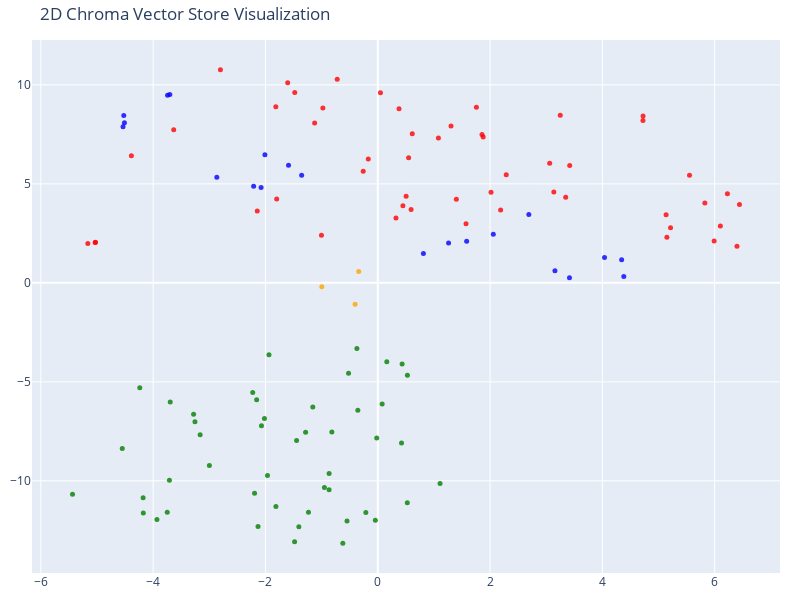

The code cell stored with this chart in its notebook:
### Markdown cell above
## Visualização do banco vetorial

### Code cell
visualizer2d(collection)

### Figure 1 — Plotly figure (JSON) as saved in the notebook; plotly's stock layout.template omitted (floating-point values rounded to 4 significant figures)
{"data": [{"hoverinfo": "text", "marker": {"color": ["orange", "orange", "orange", "blue", "blue", "blue", "blue", "blue", "blue", "blue", "blue", "blue", "blue", "blue", "blue", "blue", "blue", "blue", "blue", "blue", "blue", "blue", "blue", "blue", "green", "green", "green", "green", "green", "green", "green", "green", "green", "green", "green", "green", "green", "green", "green", "green", "green", "green", "green", "green", "green", "green", "green", "green", "green", "green", "green", "green", "green", "green", "green", "green", "green", "green", "green", "green", "green", "green", "green", "green", "green", "green", "green", "green", "green", "green", "green", "red", "red", "red", "red", "red", "red", "red", "red", "red", "red", "red", "red", "red", "red", "red", "red", "red", "red", "red", "red", "red", "red", "red", "red", "red", "red", "red", "red", "red", "red", "red", "red", "red", "red", "red", "red", "red", "red", "red", "red", "red", "red", "red", "red", "red", "red", "red", "red", "red", "red", "red", "red"], "opacity": 0.8, "size": 5}, "mode": "markers", "text": ["Type: company<br>Text: # Overview of Insurellm\n\nInsurellm is an innovative insurance tech firm with 200 employees across th...", "Type: company<br>Text: # About Insurellm\n\nInsurellm was founded by Avery Lancaster in 2015 as an insurance tech startup des...", "Type: company<br>Text: # Careers at Insurellm\n\nInsurellm is hiring! We are looking for talented software engineers, data sc...", "Type: products<br>Text: # Product Summary\n\n# Rellm: AI-Powered Enterprise Reinsurance Solution\n\n## Summary\n\nRellm is an inno...", "Type: products<br>Text: ### Seamless Integrations\nRellm's architecture is designed for effortless integration with existing ...", "Type: products<br>Text: ### Regulatory Compliance Tools\nRellm includes built-in compliance tracking features to help organiz...", "Type: products<br>Text: Join the growing number of organizations leveraging Rellm to enhance their reinsurance processes whi...", "Type: products<br>Text: Experience the future of reinsurance with Rellm, where innovation meets reliability. Let Insurellm h...", "Type: products<br>Text: # Product Summary\n\n# Markellm\n\n## Summary\n\nMarkellm is an innovative two-sided marketplace designed ...", "Type: products<br>Text: - **User-Friendly Interface**: Designed with user experience in mind, Markellm features an intuitive...", "Type: products<br>Text: - **Customer Support**: Our dedicated support team is always available to assist both consumers and ...", "Type: products<br>Text: ### For Insurance Companies:\n- **Basic Listing Fee**: $199/month for a featured listing on the platf...", "Type: products<br>Text: ### Q3 2025\n- Initiate a comprehensive marketing campaign targeting both consumers and insurers to i...", "Type: products<br>Text: # Product Summary\n\n# Carllm\n\n## Summary\n\nCarllm is an innovative auto insurance product developed by...", "Type: products<br>Text: - **Instant Quoting**: With Carllm, insurance companies can offer near-instant quotes to customers, ...", "Type: products<br>Text: - **Mobile Integration**: Carllm is designed to work seamlessly with mobile applications, providing ...", "Type: products<br>Text: - **Professional Tier**: $2,500/month\n  - For medium-sized companies.\n  - All Basic Tier features pl...", "Type: products<br>Text: ### Q2 2025: Customer Experience Improvements\n- Launch of a new **mobile app** for end-users.\n- Intr...", "Type: products<br>Text: # Product Summary\n\n# Homellm\n\n## Summary\nHomellm is an innovative home insurance product developed b...", "Type: products<br>Text: ### 2. Dynamic Pricing Model\nWith Homellm's innovative dynamic pricing model, insurance providers ca...", "Type: products<br>Text: ### 5. Multi-Channel Integration\nHomellm seamlessly integrates into existing insurance platforms, pr...", "Type: products<br>Text: - **Basic Tier:** Starting at $5,000/month for small insurers with basic integration features.\n- **S...", "Type: products<br>Text: All tiers include a comprehensive training program and ongoing updates to ensure optimal performance...", "Type: products<br>Text: With Homellm, Insurellm is committed to transforming the landscape of home insurance, ensuring both ...", "Type: employees<br>Text: # HR Record\n\n# Jordan K. Bishop\n\n## Summary\n- **Date of Birth:** March 15, 1990\n- **Job Title:** Fro...", "Type: employees<br>Text: ## Annual Performance History\n- **2019:** Exceeds Expectations - Continuously delivered high-quality...", "Type: employees<br>Text: ## Compensation History\n- **June 2018:** Starting Salary - $85,000\n- **June 2019:** Salary Increase ...", "Type: employees<br>Text: ## Other HR Notes\n- Jordan K. Bishop has been an integral part of club initiatives, including the In...", "Type: employees<br>Text: # Samantha Greene\n\n## Summary\n- **Date of Birth:** October 14, 1990\n- **Job Title:** HR Generalist\n-...", "Type: employees<br>Text: ## Annual Performance History\n- **2020:** Exceeds Expectations  \n  Samantha Greene demonstrated exce...", "Type: employees<br>Text: ## Compensation History\n- **2020:** Base Salary - $55,000  \n  The entry-level salary matched industr...", "Type: employees<br>Text: - **2023:** Base Salary - $70,000  \n  Recognized for substantial improvement in employee relations m...", "Type: employees<br>Text: # Avery Lancaster\n\n## Summary\n- **Date of Birth**: March 15, 1985  \n- **Job Title**: Co-Founder & Ch...", "Type: employees<br>Text: - **2010 - 2013**: Business Analyst at Edge Analytics  \n  Prior to joining Innovate, Avery worked as...", "Type: employees<br>Text: - **2018**: **Exceeds Expectations**  \n  Under Avery’s pivoted vision, Insurellm launched two new su...", "Type: employees<br>Text: - **2022**: **Satisfactory**  \n  Avery focused on rebuilding team dynamics and addressing employee c...", "Type: employees<br>Text: ## Compensation History\n- **2015**: $150,000 base salary + Significant equity stake  \n- **2016**: $1...", "Type: employees<br>Text: ## Other HR Notes\n- **Professional Development**: Avery has actively participated in leadership trai...", "Type: employees<br>Text: # HR Record\n\n# Emily Tran\n\n## Summary\n- **Date of Birth:** March 18, 1991  \n- **Job Title:** Digital...", "Type: employees<br>Text: - **January 2017 - May 2018**: Marketing Intern  \n  - Supported the Marketing team by collaborating ...", "Type: employees<br>Text: - **2021**:  \n  - Performance Rating: Meets Expectations  \n  - Key Achievements: Contributed to the ...", "Type: employees<br>Text: - **Professional Development Goals**:  \n  - Emily Tran aims to become a Marketing Manager within the...", "Type: employees<br>Text: # HR Record\n\n# Jordan Blake\n\n## Summary\n- **Date of Birth:** March 15, 1993  \n- **Job Title:** Sales...", "Type: employees<br>Text: ## Annual Performance History\n- **2021:** First year at Insurellm; achieved 90% of monthly targets. ...", "Type: employees<br>Text: ## Other HR Notes\n- Jordan has shown an interest in continuing education, actively participating in ...", "Type: employees<br>Text: # HR Record\n\n# Oliver Spencer\n\n## Summary\n- **Date of Birth**: May 14, 1990  \n- **Job Title**: Backe...", "Type: employees<br>Text: ## Annual Performance History\n- **2018**: **3/5** - Adaptable team player but still learning to take...", "Type: employees<br>Text: ## Compensation History\n- **March 2018**: Initial salary of $80,000.\n- **July 2019**: Salary increas...", "Type: employees<br>Text: # HR Record\n\n# Alex Chen\n\n## Summary\n- **Date of Birth:** March 15, 1990  \n- **Job Title:** Backend ...", "Type: employees<br>Text: ## Annual Performance History\n- **2020:**  \n  - Completed onboarding successfully.  \n  - Met expecta...", "Type: employees<br>Text: ## Compensation History\n- **2020:** Base Salary: $80,000  \n- **2021:** Base Salary Increase to $90,0...", "Type: employees<br>Text: Alex Chen continues to be a vital asset at Insurellm, contributing significantly to innovative backe...", "Type: employees<br>Text: # HR Record\n\n# Alex Harper\n\n## Summary\n- **Date of Birth**: March 15, 1993  \n- **Job Title**: Sales ...", "Type: employees<br>Text: ## Annual Performance History  \n- **2021**:  \n  - **Performance Rating**: 4.5/5  \n  - **Key Achievem...", "Type: employees<br>Text: - **2022**:  \n  - **Base Salary**: $65,000 (Promotion to Senior SDR)  \n  - **Bonus**: $13,000 (20% o...", "Type: employees<br>Text: # HR Record\n\n# Alex Thomson\n\n## Summary\n- **Date of Birth:** March 15, 1995  \n- **Job Title:** Sales...", "Type: employees<br>Text: ## Annual Performance History  \n- **2022** - Rated as \"Exceeds Expectations.\" Alex Thomson achieved ...", "Type: employees<br>Text: ## Other HR Notes\n- Alex Thomson is an active member of the Diversity and Inclusion committee at Ins...", "Type: employees<br>Text: # HR Record\n\n# Emily Carter\n\n## Summary\n- **Date of Birth:** August 12, 1990  \n- **Job Title:** Acco...", "Type: employees<br>Text: - **2017-2019:** Marketing Intern  \n  - Assisted with market research and campaign development for s...", "Type: employees<br>Text: ## Compensation History\n| Year | Base Salary | Bonus         | Total Compensation |\n|------|--------...", "Type: employees<br>Text: Emily Carter exemplifies the kind of talent that drives Insurellm's success and is an invaluable ass...", "Type: employees<br>Text: # HR Record\n\n# Samuel Trenton\n\n## Summary\n- **Date of Birth:** April 12, 1989  \n- **Job Title:** Sen...", "Type: employees<br>Text: ## Annual Performance History\n- **2023:** Rating: 4.5/5  \n  *Samuel exceeded expectations, successfu...", "Type: employees<br>Text: ## Compensation History\n- **2023:** Base Salary: $115,000 + Bonus: $15,000  \n  *Annual bonus based o...", "Type: employees<br>Text: - **Engagement in Company Culture:** Regularly participates in team-building events and contributes ...", "Type: employees<br>Text: # HR Record\n\n# Maxine Thompson\n\n## Summary\n- **Date of Birth:** January 15, 1991  \n- **Job Title:** ...", "Type: employees<br>Text: ## Insurellm Career Progression\n- **January 2017 - October 2018**: **Junior Data Engineer**  \n  * Ma...", "Type: employees<br>Text: ## Annual Performance History\n- **2017**: *Meets Expectations*  \n  Maxine showed potential in her ro...", "Type: employees<br>Text: - **2021**: *Exceeds Expectations*  \n  Maxine spearheaded the transition to a new data warehousing s...", "Type: employees<br>Text: ## Compensation History\n- **2017**: $70,000 (Junior Data Engineer)  \n- **2018**: $75,000 (Junior Dat...", "Type: contracts<br>Text: # Contract with Pinnacle Insurance Co. for Homellm\n\n## Terms\nThis contract (\"Contract\") is entered i...", "Type: contracts<br>Text: ## Renewal\n1. **Renewal Terms**: At the end of the initial term, this Contract shall automatically r...", "Type: contracts<br>Text: ## Features\n1. **AI-Powered Risk Assessment**: Utilized for tailored underwriting decisions specific...", "Type: contracts<br>Text: ## Support\n1. **Technical Support**: Insurellm shall provide 24/7 technical support via an email and...", "Type: contracts<br>Text: # Contract with Roadway Insurance Inc. for Carllm\n\n---\n\n## Terms\n\n1. **Agreement Effective Date**: T...", "Type: contracts<br>Text: ---\n\n## Renewal\n\n1. **Automatic Renewal**: This agreement will automatically renew for an additional...", "Type: contracts<br>Text: ---\n\n## Features\n\n1. **Access to Core Features**: Roadway Insurance Inc. will have access to all Pro...", "Type: contracts<br>Text: ---\n\n## Support\n\n1. **Technical Support**: Roadway Insurance Inc. will receive priority technical su...", "Type: contracts<br>Text: # Contract with TechDrive Insurance for Carllm\n\n**Contract Date:** October 1, 2024  \n**Contract Dura...", "Type: contracts<br>Text: ## Renewal\n\n1. **Automatic Renewal**: This contract shall automatically renew for additional one-yea...", "Type: contracts<br>Text: ## Support\n\n1. **Customer Support**: Insurellm will provide 24/7 customer support to TechDrive Insur...", "Type: contracts<br>Text: **TechDrive Insurance Representative:**  \nName: Sarah Johnson  \nTitle: Operations Director  \nDate: _...", "Type: contracts<br>Text: # Contract with GreenField Holdings for Markellm\n\n**Effective Date:** November 15, 2023  \n**Contract...", "Type: contracts<br>Text: ## Renewal\n1. **Automatic Renewal**: This contract will automatically renew for sequential one-year ...", "Type: contracts<br>Text: ## Features\n1. **AI-Powered Matching**: Access to advanced algorithms that connect GreenField Holdin...", "Type: contracts<br>Text: ## Support\n1. **Customer Support Access**: The Client will have access to dedicated support through ...", "Type: contracts<br>Text: **Signatures:**  \n_________________________                           _________________________  \n**...", "Type: contracts<br>Text: # Contract with BrightWay Solutions for Markellm\n\n**Contract Date:** October 5, 2023  \n**Contract ID...", "Type: contracts<br>Text: 3. **Service Level Agreement (SLA):**  \n   Insurellm commits to a 99.9% uptime for the platform with...", "Type: contracts<br>Text: 2. **Real-Time Quote Availability:**  \n   Consumers sourced via BrightWay Solutions will receive rea...", "Type: contracts<br>Text: 3. **Training and Onboarding:**  \n   Insurellm agrees to provide one free training session on how to...", "Type: contracts<br>Text: # Contract with Velocity Auto Solutions for Carllm\n\n**Contract Date:** October 1, 2023  \n**Contract ...", "Type: contracts<br>Text: ## Renewal\n\n1. **Automatic Renewal**: This contract will automatically renew for successive 12-month...", "Type: contracts<br>Text: ## Support\n\n1. **Customer Support**: Velocity Auto Solutions will have access to Insurellm’s custome...", "Type: contracts<br>Text: # Contract with GreenValley Insurance for Homellm\n\n**Contract Date:** October 6, 2023  \n**Contract N...", "Type: contracts<br>Text: 4. **Confidentiality:** Both parties agree to maintain the confidentiality of proprietary informatio...", "Type: contracts<br>Text: 1. **AI-Powered Risk Assessment:** Access to advanced AI algorithms for real-time risk evaluations.\n...", "Type: contracts<br>Text: 3. **Regular Updates:** Insurellm will offer ongoing updates and enhancements to the Homellm platfor...", "Type: contracts<br>Text: # Contract with Stellar Insurance Co. for Rellm\n\n## Terms\nThis contract is made between **Insurellm*...", "Type: contracts<br>Text: ### Termination\nEither party may terminate this agreement with a **30-day written notice**. In the e...", "Type: contracts<br>Text: ## Features\nStellar Insurance Co. will receive access to the following features of the Rellm product...", "Type: contracts<br>Text: ## Support\nInsurellm provides Stellar Insurance Co. with the following support services:\n\n- **24/7 T...", "Type: contracts<br>Text: # Contract with Belvedere Insurance for Markellm\n\n## Terms\nThis Contract (\"Agreement\") is made and e...", "Type: contracts<br>Text: ## Renewal\n1. **Renewal Terms**: This Agreement may be renewed for additional one-year terms upon mu...", "Type: contracts<br>Text: ## Features\n1. **AI-Powered Matching**: Belvedere Insurance will benefit from Markellm's AI-powered ...", "Type: contracts<br>Text: ## Support\n1. **Technical Support**: Technical support will be available from 9 AM to 7 PM EST, Mond...", "Type: contracts<br>Text: **Belvedere Insurance**  \nSignature: ______________________  \nName: [Authorized Signatory]  \nTitle: ...", "Type: contracts<br>Text: # Contract with Greenstone Insurance for Homellm\n\n---\n\n## Terms\n\n1. **Parties**: This Contract (\"Agr...", "Type: contracts<br>Text: 4. **Payment Terms**: \n   - The Customer shall pay an amount of $10,000 per month for the Standard T...", "Type: contracts<br>Text: ---\n\n## Features\n\n- **AI-Powered Risk Assessment**: Customer will have access to enhanced risk evalu...", "Type: contracts<br>Text: - **Customer Portal**: A dedicated portal will be provided, allowing the Customer's clients to manag...", "Type: contracts<br>Text: ______________________________  \n[Name], [Title]  \nDate: ______________________\n\n**For Greenstone In...", "Type: contracts<br>Text: # Contract with Apex Reinsurance for Rellm: AI-Powered Enterprise Reinsurance Solution\n\n## Terms\n\n1....", "Type: contracts<br>Text: ## Renewal\n\n1. **Automatic Renewal**: This Agreement will automatically renew for successive one-yea...", "Type: contracts<br>Text: 2. **Seamless Integrations**: The architecture of Rellm allows for easy integration with existing sy...", "Type: contracts<br>Text: 1. **Technical Support**: Provider shall offer dedicated technical support to the Client via phone, ...", "Type: contracts<br>Text: **Insurellm, Inc.**  \n_____________________________  \nAuthorized Signature   \nDate: ________________...", "Type: contracts<br>Text: # Contract with EverGuard Insurance for Rellm: AI-Powered Enterprise Reinsurance Solution\n\n**Contrac...", "Type: contracts<br>Text: 4. **Usage Rights**: EverGuard Insurance is granted a non-exclusive, non-transferable license to acc...", "Type: contracts<br>Text: 1. **Core Functionality**: Rellm provides EverGuard Insurance with advanced AI-driven analytics, sea...", "Type: contracts<br>Text: 1. **Customer Support**: Insurellm will provide EverGuard Insurance with 24/7 customer support, incl...", "Type: contracts<br>Text: ---\n\n**Signatures**  \n**For Insurellm**: __________________________  \n**Name**: John Smith  \n**Title..."], "type": "scatter", "x": [-0.3386, -0.4033, -0.9964, 1.583, 2.058, 2.69, 1.261, 0.8128, -4.511, -4.523, -3.702, -3.743, -4.536, 3.414, 3.155, 4.038, 4.343, 4.381, -2.078, -2.21, -1.589, -2.009, -2.866, -1.355, -0.8173, -4.175, -1.481, -0.01837, -2.998, -3.71, -2.194, -1.964, -0.3714, 0.161, 0.5281, 0.4336, -0.6221, -0.5199, -3.279, -3.255, 0.5259, -3.696, -2.071, -0.8661, 0.4237, -1.285, -3.749, -0.8667, -1.445, -3.932, -0.9497, -1.937, -2.018, -0.5472, -0.04301, -2.157, -0.2121, -2.226, -3.163, 1.109, -1.814, -4.237, -1.157, -1.233, -1.405, -5.435, -4.55, -0.3548, -4.178, 0.07864, -2.132, 1.305, -5.026, -2.146, 0.6143, 6.226, 5.551, -1.003, 5.149, 6.441, 6.101, 5.99, 6.397, -0.7219, -5.033, -4.387, -2.802, 4.724, -1.478, -1.124, -1.815, -0.9773, 5.825, 5.134, 5.214, 1.877, 0.5497, -0.2592, -0.169, 3.061, 3.418, 1.572, 2.288, -1.603, -5.162, -3.633, 0.3788, 0.04822, 1.856, 1.756, -1.8, 1.08, 3.25, 2.017, 2.188, 3.347, 3.136, 4.722, 1.4, 0.5934, 0.3239, 0.4481, 0.505], "y": [0.5708, -1.087, -0.1965, 2.099, 2.457, 3.458, 2.01, 1.484, 8.085, 8.452, 9.516, 9.471, 7.889, 0.2604, 0.6092, 1.28, 1.166, 0.3196, 4.82, 4.879, 5.947, 6.473, 5.331, 5.434, -7.528, -11.62, -13.08, -7.841, -9.232, -9.971, -10.63, -9.727, -3.32, -3.981, -4.664, -4.1, -13.15, -4.572, -6.638, -7.019, -11.11, -6.015, -7.223, -9.629, -8.086, -7.549, -11.58, -10.46, -7.963, -11.96, -10.33, -3.626, -6.854, -12.02, -11.99, -5.911, -11.6, -5.543, -7.668, -10.14, -11.3, -5.302, -6.273, -11.59, -12.32, -10.67, -8.363, -6.434, -10.85, -6.124, -12.3, 7.921, 2.055, 3.635, 7.532, 4.496, 5.439, 2.408, 2.298, 3.96, 2.87, 2.119, 1.846, 10.29, 2.037, 6.421, 10.76, 8.427, 9.62, 8.074, 8.891, 8.838, 4.03, 3.437, 2.785, 7.37, 6.323, 5.636, 6.262, 6.047, 5.93, 2.987, 5.457, 10.1, 1.984, 7.729, 8.795, 9.602, 7.497, 8.871, 4.232, 7.321, 8.473, 4.573, 3.679, 4.321, 4.596, 8.199, 4.227, 3.711, 3.278, 3.889, 4.38]}], "layout": {"height": 600, "margin": {"b": 10, "l": 10, "r": 20, "t": 40}, "scene": {"xaxis": {"title": {"text": "x"}}, "yaxis": {"title": {"text": "y"}}}, "title": {"text": "2D Chroma Vector Store Visualization"}, "width": 800}}
